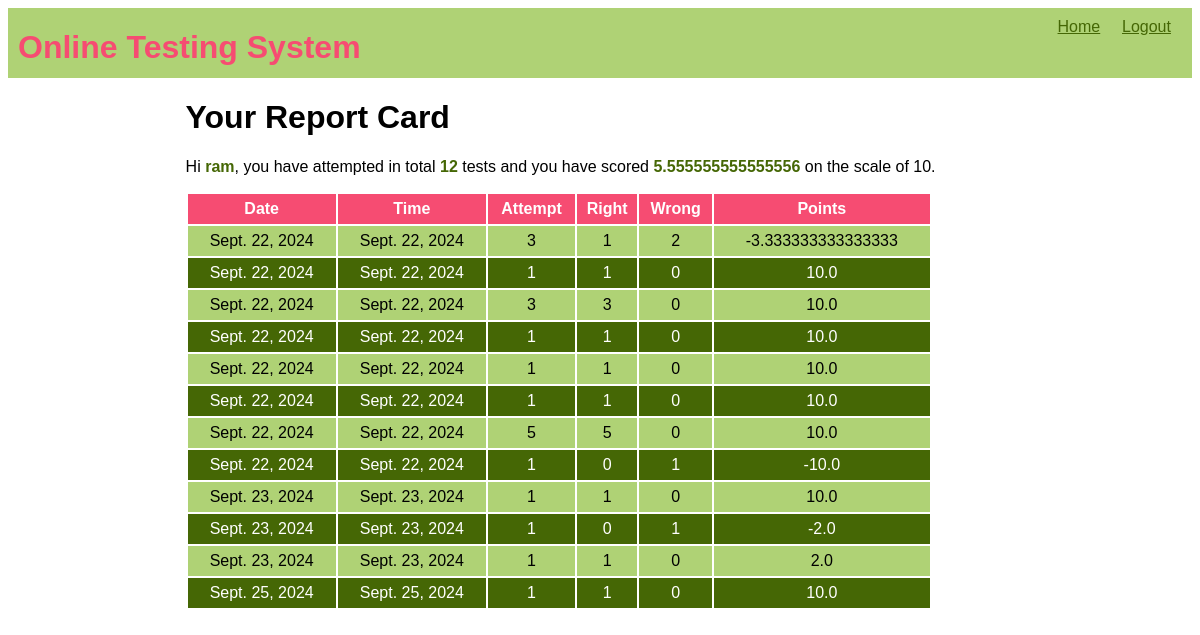
Page /OTS/test-history (signed in) on the earlier database version.
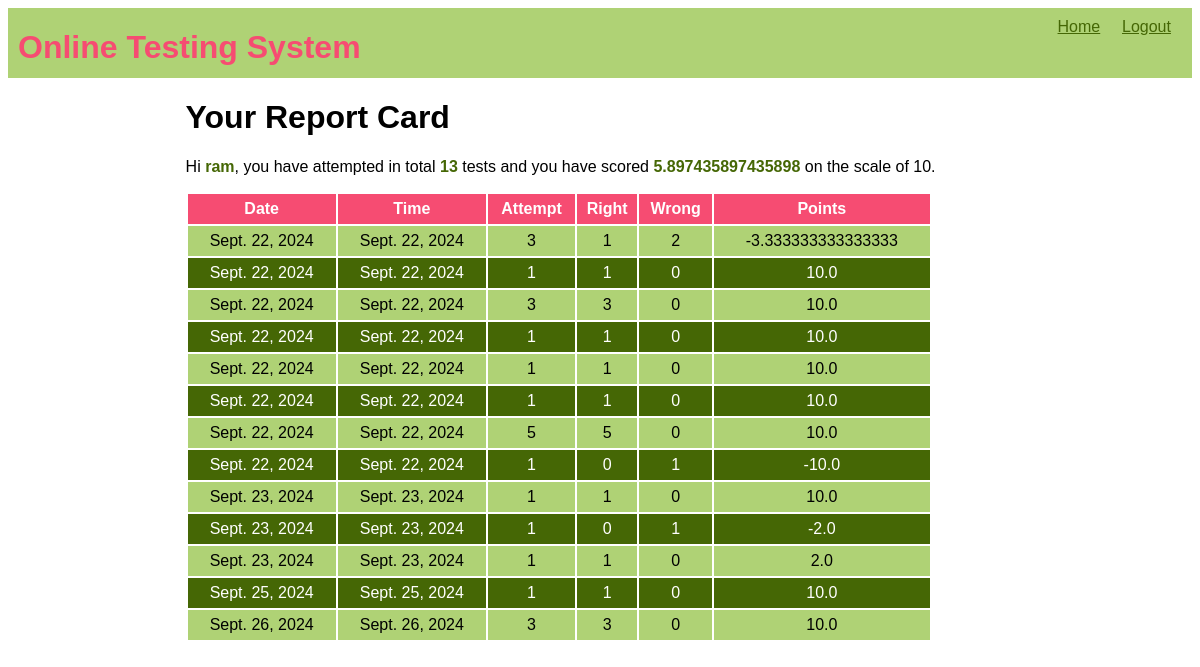
Same page on the later database version.
### OTS/models.py (models this page shows)
class Candidate(models.Model):
    username=models.CharField(primary_key=True,max_length=20)
    password=models.CharField(null=False, max_length=20)
    name=models.CharField(null=False,max_length=30)
    test_attempted=models.IntegerField(default=0)
    points=models.FloatField(default=0.0)

class Result(models.Model):
    resultid=models.BigAutoField(primary_key=True,auto_created=True)
    username=models.ForeignKey(Candidate,on_delete=models.CASCADE)
    date=models.DateField(auto_now=True)
    time=models.DateField(auto_now=True)
    attempt=models.IntegerField()
    right=models.IntegerField()
    wrong=models.IntegerField()
    points=models.FloatField()

### OTS/views.py (the view)
# urls.py: path('test-history',testResultHistory,name='testHistory'),
def testResultHistory(request):
    if 'name' not in request.session.keys():
        res = HttpResponseRedirect("login")
    candidate = Candidate.objects.filter(username=request.session['username'])
    results = Result.objects.filter(username_id=candidate[0].username)
    context = {'candidate': candidate[0], 'results': results}
    res = render(request, 'candidate_history.html', context)
    return res

### OTS/templates/candidate_history.html (shortened to what this page needs)
{% extends 'main.html' %}
{% block top%}
<a href="{% url 'OTS:home' %}">Home</a>
<a href="{% url 'OTS:logout' %}">Logout</a>
{%endblock %}
{% block content %}
<h1>Your Report Card</h1>
<p>Hi <span class="special">{{candidate.name}}</span>,
    you have attempted in total <span class="special">{{candidate.test_attempted}}</span> tests and you have scored <span class="special">{{candidate.points}}</span> on the scale of 10.</p>
<table>
    <tr>
        <th>Date</th>
        <th>Time</th>
        <th>Attempt</th>
        <th>Right</th>
        <th>Wrong</th>
        <th>Points</th>
    </tr>
    {% for r in results%}
    <tr>
        <td>{{r.date}}</td>
        <td>{{r.time}}</td>
        <td>{{r.attempt}}</td>
        <td>{{r.right}}</td>
        <td>{{r.wrong}}</td>
        <td>{{r.points}}</td>
    </tr>
    {% endfor %}
</table>
{% endblock %}

### OTS/templates/main.html (shortened to what this page needs)
<!DOCTYPE html>
{% load static %}
<html lang="en">
<head>
    <link rel="stylesheet" href="{% static 'theme.css' %}">
    <link rel="stylesheet" href="{% static 'formstyle.css' %}">
    <link rel="stylesheet" href="{% static 'buttonstyle.css' %}">
</head>
<body>
    <div class="top">
        <div class="sitename"><h1>Online Testing System</h1></div>
        <div class="menu">
            {% block top%} {% endblock %}
        </div>
    </div>
    <div class="content">
        {%block content%}{% endblock %}
    </div>
</body>
</html>

### OTS/static/theme.css (style rules this page uses)
* { font-family:'Gill Sans', 'Gill Sans MT', Calibri, 'Trebuchet MS', sans-serif; }
.top { height:50px; background-color:#AFD275; margin-bottom:20px; padding:10px; }
.top div.sitename { display:inline-block; color:#F64C72; position:relative; top:-10px; }
.top div.menu { float:right; }
.top div.menu a { color:#456705; display:inline-block; min-width:50px; margin-right:10px; }
.content { width:70%; margin-left:auto; margin-right:auto; }
table { width:90%; }
table tr:nth-child(odd) { background-color:#456705; color:white; height:30px; }
table tr:nth-child(even) { background-color:#AFD275; height:30px; }
table tr:first-child { background-color:#F64C72; }
table td { text-align:center; }
span.special { color:#456705; font-weight: bold; }

Differences in the rows shown:
changed Candidate "ram": test_attempted "12" → "13"; points "5.555555555555556" → "5.897435897435898"
added Result: date "Sept. 26, 2024", time "Sept. 26, 2024", attempt "3", right "3", wrong "0", points "10.0"
